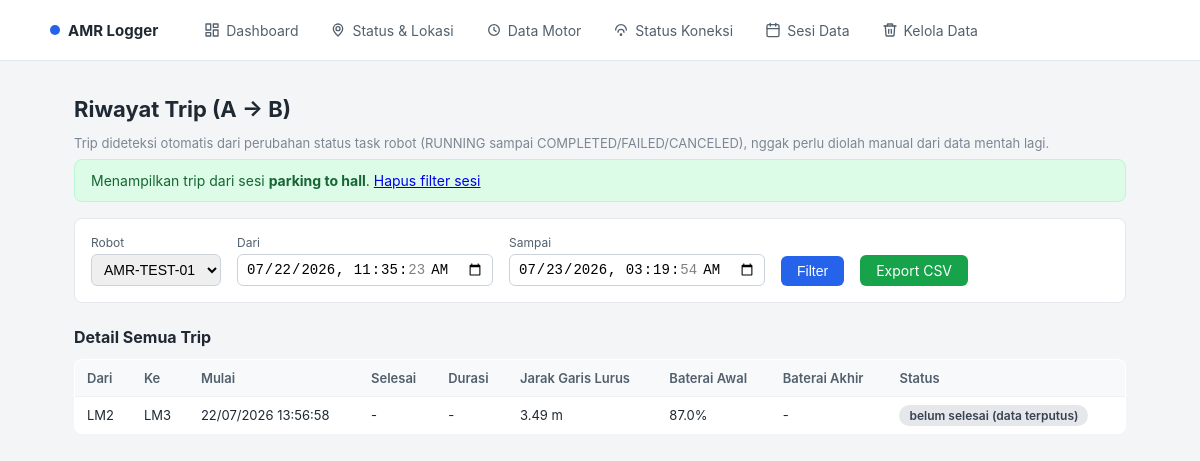
Screenshot of /amr-web/public/trips.php?session_id=2 with the database file from the repository.
### tables this page shows
CREATE TABLE `data_sessions` (
  `id` int(11) NOT NULL,
  `session_name` varchar(150) NOT NULL,
  `robot_id` int(11) DEFAULT NULL,
  `floor_condition` varchar(100) DEFAULT NULL,
  `load_note` varchar(150) DEFAULT NULL,
  `notes` text DEFAULT NULL,
  `started_at` datetime(3) NOT NULL,
  `ended_at` datetime(3) DEFAULT NULL,
  `created_at` datetime NOT NULL DEFAULT current_timestamp()
);

CREATE TABLE `robots` (
  `id` int(11) NOT NULL,
  `robot_id_str` varchar(100) NOT NULL,
  `vehicle_id` varchar(100) DEFAULT NULL,
  `model` varchar(50) DEFAULT NULL,
  `version` varchar(30) DEFAULT NULL,
  `dsp_version` varchar(30) DEFAULT NULL,
  `map_version` varchar(30) DEFAULT NULL,
  `current_map` varchar(100) DEFAULT NULL,
  `current_ip` varchar(45) DEFAULT NULL,
  `port` int(11) DEFAULT NULL,
  `is_active` tinyint(1) NOT NULL DEFAULT 1,
  `extra_info` longtext DEFAULT NULL CHECK (json_valid(`extra_info`)),
  `last_info_synced_at` datetime DEFAULT NULL,
  `created_at` datetime NOT NULL DEFAULT current_timestamp()
);

CREATE TABLE `robot_status_logs` (
  `id` bigint(20) NOT NULL,
  `robot_id` int(11) NOT NULL,
  `logged_at` datetime(3) NOT NULL,
  `battery_level` double DEFAULT NULL,
  `battery_temp` double DEFAULT NULL,
  `charging` tinyint(1) DEFAULT NULL,
  `voltage` double DEFAULT NULL,
  `current` double DEFAULT NULL,
  `max_charge_voltage` double DEFAULT NULL,
  `max_charge_current` double DEFAULT NULL,
  `manual_charge` tinyint(1) DEFAULT NULL,
  `auto_charge` tinyint(1) DEFAULT NULL,
  `battery_cycle` int(11) DEFAULT NULL,
  `pos_x` double DEFAULT NULL,
  `pos_y` double DEFAULT NULL,
  `angle` double DEFAULT NULL,
  `loc_confidence` double DEFAULT NULL,
  `current_station` varchar(50) DEFAULT NULL,
  `last_station` varchar(50) DEFAULT NULL,
  `loc_method` tinyint(4) DEFAULT NULL,
  `vx` double DEFAULT NULL,
  `vy` double DEFAULT NULL,
  `w` double DEFAULT NULL,
  `is_stop` tinyint(1) DEFAULT NULL,
  `raw_json` longtext DEFAULT NULL CHECK (json_valid(`raw_json`))
);

### amr-web/includes/functions.php (called while the page is built, shortened)
<?php
function get_all_robots(PDO $pdo): array
{
    $stmt = $pdo->query("SELECT id, robot_id_str, vehicle_id, model, current_ip, is_active FROM robots ORDER BY id");
    return $stmt->fetchAll();
}
function get_task_logs_for_trips(PDO $pdo, int $robotId, ?string $startDate, ?string $endDate): array
{
    $sql = "SELECT logged_at, task_status, task_type, target_id
            FROM robot_task_logs
            WHERE robot_id = :robot_id";
    $params = [":robot_id" => $robotId];
    if ($startDate) {
        $sql .= " AND logged_at >= :start_date";
        $params[":start_date"] = $startDate;
    }
    if ($endDate) {
        $sql .= " AND logged_at <= :end_date";
        $params[":end_date"] = $endDate;
    }
    $sql .= " ORDER BY logged_at ASC";
    $stmt = $pdo->prepare($sql);
    $stmt->execute($params);
    return $stmt->fetchAll();
}
function get_status_logs_for_trips(PDO $pdo, int $robotId, ?string $startDate, ?string $endDate): array
{
    $sql = "SELECT logged_at, battery_level, pos_x, pos_y, last_station, current_station
            FROM robot_status_logs
            WHERE robot_id = :robot_id";
    $params = [":robot_id" => $robotId];
    if ($startDate) {
        $sql .= " AND logged_at >= :start_date";
        $params[":start_date"] = $startDate;
    }
    if ($endDate) {
        $sql .= " AND logged_at <= :end_date";
        $params[":end_date"] = $endDate;
    }
    $sql .= " ORDER BY logged_at ASC";
    $stmt = $pdo->prepare($sql);
    $stmt->execute($params);
    return $stmt->fetchAll();
}
function find_status_at_or_before(array $statusLogs, string $timestamp): ?array
{
    $result = null;
    foreach ($statusLogs as $row) {
        if ($row["logged_at"] <= $timestamp) {
            $result = $row;
        } else {
            break;
        }
    }
    return $result;
}
function compute_trips(array $taskLogs, array $statusLogs, array $stationsById): array
{
    $trips = [];
    $current = null;
    foreach ($taskLogs as $row) {
        $status = $row["task_status"] !== null ? (int)$row["task_status"] : null;
        $targetId = $row["target_id"];
        if ($status === 2 && $targetId) {
            if ($current === null) {
                $statusAtStart = find_status_at_or_before($statusLogs, $row["logged_at"]);
                $current = [
                    "to_station" => $targetId,
                    "from_station" => $statusAtStart["last_station"] ?? $statusAtStart["current_station"] ?? null,
                    "started_at" => $row["logged_at"],
                    "completed_at" => null,
                    "status" => "berjalan",
                    "battery_start" => $statusAtStart["battery_level"] ?? null,
                ];
            }
            continue;
        }
    }
    if ($current !== null) {
        $current["status"] = "belum selesai (data terputus)";
        $trips[] = $current;
    }
    return array_reverse($trips);
}
function get_trips_for_robot(PDO $pdo, int $robotId, ?string $startDate = null, ?string $endDate = null): array
{
    $taskLogs = get_task_logs_for_trips($pdo, $robotId, $startDate, $endDate);
    $statusLogs = get_status_logs_for_trips($pdo, $robotId, $startDate, $endDate);
    $stations = get_stations_for_robot($pdo, $robotId);
    $stationsById = [];
    foreach ($stations as $s) {
        $stationsById[$s["station_id"]] = $s;
    }
    return compute_trips($taskLogs, $statusLogs, $stationsById);
}
function get_stations_for_robot(PDO $pdo, ?int $robotId = null): array
{
    $sql = "SELECT s.*, r.vehicle_id, r.robot_id_str
            FROM robot_stations s
            JOIN robots r ON r.id = s.robot_id
            WHERE 1=1";
    $params = [];
    if ($robotId) {
        $sql .= " AND s.robot_id = :robot_id";
        $params[":robot_id"] = $robotId;
    }
    $sql .= " ORDER BY r.vehicle_id, s.station_id";
    $stmt = $pdo->prepare($sql);
    $stmt->execute($params);
    return $stmt->fetchAll();
}
function get_session_by_id(PDO $pdo, int $sessionId): ?array
{
    $stmt = $pdo->prepare(
        "SELECT s.*, r.vehicle_id, r.robot_id_str
         FROM data_sessions s
         LEFT JOIN robots r ON r.id = s.robot_id
         WHERE s.id = :id"
    );
    $stmt->execute([":id" => $sessionId]);
    $row = $stmt->fetch();
    return $row ?: null;
}

### amr-web/public/trips.php (the view, shortened to what this page needs)
<?php
require_once __DIR__ . "/../config/database.php";
require_once __DIR__ . "/../includes/functions.php";
$pdo = get_db_connection();
$robots = get_all_robots($pdo);
$robotId = isset($_GET["robot_id"]) && $_GET["robot_id"] !== "" ? (int)$_GET["robot_id"] : ($robots[0]["id"] ?? null);
$startDate = $_GET["start_date"] ?? null;
$endDate = $_GET["end_date"] ?? null;
$sessionInfo = null;
if (isset($_GET["session_id"]) && $_GET["session_id"] !== "") {
    $sessionInfo = get_session_by_id($pdo, (int)$_GET["session_id"]);
    if ($sessionInfo) {
        $startDate = $sessionInfo["started_at"];
        $endDate = $sessionInfo["ended_at"] ?? date("Y-m-d H:i:s");
        if ($sessionInfo["robot_id"]) {
            $robotId = (int)$sessionInfo["robot_id"];
        }
    }
}
$trips = $robotId ? get_trips_for_robot($pdo, $robotId, $startDate, $endDate) : [];
?>
<!DOCTYPE html>
<html lang="id">
<head>
    <link rel="stylesheet" href="style.css">
</head>
<body>
<?php require_once __DIR__ . "/../includes/nav.php"; ?>
    <div class="container">
        <h1>Riwayat Trip (A &rarr; B)</h1>
        <p class="info">
            Trip dideteksi otomatis dari perubahan status task robot (RUNNING sampai COMPLETED/FAILED/CANCELED),
            nggak perlu diolah manual dari data mentah lagi.
        </p>
        <?php if ($sessionInfo): ?>
            <div class="alert alert-success">
                Menampilkan trip dari sesi <strong><?= htmlspecialchars($sessionInfo["session_name"]) ?></strong>.
                <a href="trips.php">Hapus filter sesi</a>
            </div>
        <?php endif; ?>
        <form method="get" class="filter-form">
            <label>
                Robot
                <select name="robot_id">
                    <?php foreach ($robots as $robot): ?>
                        <option value="<?= $robot["id"] ?>" <?= (int)$robotId === (int)$robot["id"] ? "selected" : "" ?>>
                            <?= htmlspecialchars($robot["vehicle_id"] ?? $robot["robot_id_str"]) ?>
                        </option>
                    <?php endforeach; ?>
                </select>
            </label>
            <label>
                Dari
                <input type="datetime-local" name="start_date" value="<?= htmlspecialchars($startDate ?? "") ?>">
            </label>
            <label>
                Sampai
                <input type="datetime-local" name="end_date" value="<?= htmlspecialchars($endDate ?? "") ?>">
            </label>
            <button type="submit">Filter</button>
            <a href="export_trips.php?<?= http_build_query($_GET) ?>" class="btn-export">Export CSV</a>
        </form>
        <h2 class="section-title">Detail Semua Trip</h2>
        <table>
            <thead>
                <tr>
                    <th>Dari</th>
                    <th>Ke</th>
                    <th>Mulai</th>
                    <th>Selesai</th>
                    <th>Durasi</th>
                    <th>Jarak Garis Lurus</th>
                    <th>Baterai Awal</th>
                    <th>Baterai Akhir</th>
                    <th>Status</th>
                </tr>
            </thead>
            <tbody>
                <?php foreach ($trips as $trip): ?>
                    <?php
                        $statusClass = match ($trip["status"]) {
                            "selesai" => "badge-ok",
                            "gagal" => "badge-error",
                            "dibatalkan", "terputus" => "badge-warn",
                            "berjalan" => "badge-ok",
                            default => "badge-neutral",
                        };
                    ?>
                    <tr>
                        <td><?= htmlspecialchars($trip["from_station"] ?? "-") ?></td>
                        <td><?= htmlspecialchars($trip["to_station"]) ?></td>
                        <td><?= format_datetime($trip["started_at"]) ?></td>
                        <td><?= $trip["completed_at"] ? format_datetime($trip["completed_at"]) : "-" ?></td>
                        <td><?= $trip["duration_seconds"] !== null ? $trip["duration_seconds"] . " detik" : "-" ?></td>
                        <td><?= $trip["distance_m"] !== null ? format_number($trip["distance_m"], 2) . " m" : "-" ?></td>
                        <td><?= $trip["battery_start"] !== null ? format_number($trip["battery_start"] * 100, 1) . "%" : "-" ?></td>
                        <td><?= isset($trip["battery_end"]) && $trip["battery_end"] !== null ? format_number($trip["battery_end"] * 100, 1) . "%" : "-" ?></td>
                        <td><span class="badge <?= $statusClass ?>"><?= htmlspecialchars($trip["status"]) ?></span></td>
                    </tr>
                <?php endforeach; ?>
            </tbody>
        </table>
    </div>
</body>
</html>

### amr-web/public/style.css (style rules this page uses)
* { box-sizing: border-box; }
body { font-family: -apple-system, "Segoe UI", Arial, sans-serif; background: #f4f5f7; margin: 0; padding: 0; color: #1f2933; }
.container { max-width: 1100px; margin: 0 auto; padding: 24px; }
h1 { font-size: 22px; margin-bottom: 12px; }
.filter-form { display: flex; align-items: end; gap: 16px; flex-wrap: wrap; background: #fff; padding: 16px; border-radius: 8px; margin-bottom: 16px; border: 1px solid #e4e7eb; }
.filter-form label { display: flex; flex-direction: column; font-size: 12px; color: #52606d; gap: 4px; }
.filter-form select, .filter-form input { padding: 6px 8px; border: 1px solid #cbd2d9; border-radius: 6px; font-size: 14px; }
.filter-form button { padding: 7px 16px; background: #2563eb; color: #fff; border: none; border-radius: 6px; cursor: pointer; font-size: 14px; }
.btn-export { padding: 7px 16px; background: #16a34a; color: #fff; border-radius: 6px; text-decoration: none; font-size: 14px; }
.info { font-size: 13px; color: #7b8794; margin-bottom: 8px; }
table { width: 100%; border-collapse: collapse; background: #fff; border-radius: 8px; overflow: hidden; border: 1px solid #e4e7eb; }
th, td { padding: 10px 12px; text-align: left; font-size: 13px; border-bottom: 1px solid #eef0f2; }
th { background: #f8f9fb; font-weight: 600; color: #52606d; }
.badge { padding: 3px 10px; border-radius: 999px; font-size: 12px; font-weight: 600; }
.badge-neutral { background: #e5e7eb; color: #374151; }
.alert { padding: 12px 16px; border-radius: 8px; margin-bottom: 16px; font-size: 14px; }
.alert-success { background: #dcfce7; color: #166534; border: 1px solid #bbf7d0; }
.section-title { font-size: 16px; margin: 24px 0 12px 0; }

### rows the page displays
data_sessions: session_name "parking to hall", robot_id "AMR-TEST-01", start_date "07/22/2026 11:35:23", end_date "07/23/2026 03:19:54"
robot_status_logs: last_station "LM2", to_station "LM3", logged_at "22/07/2026 13:56:58", distance_m "3.49", format_number($trip['battery_start']*100,1) "87.0", status "belum selesai (data terputus)"

### other values shown
$item["label"] "Dashboard"
$item["label"] "Status & Lokasi"
$item["label"] "Data Motor"
$item["label"] "Status Koneksi"
$item["label"] "Sesi Data"
$item["label"] "Kelola Data"
